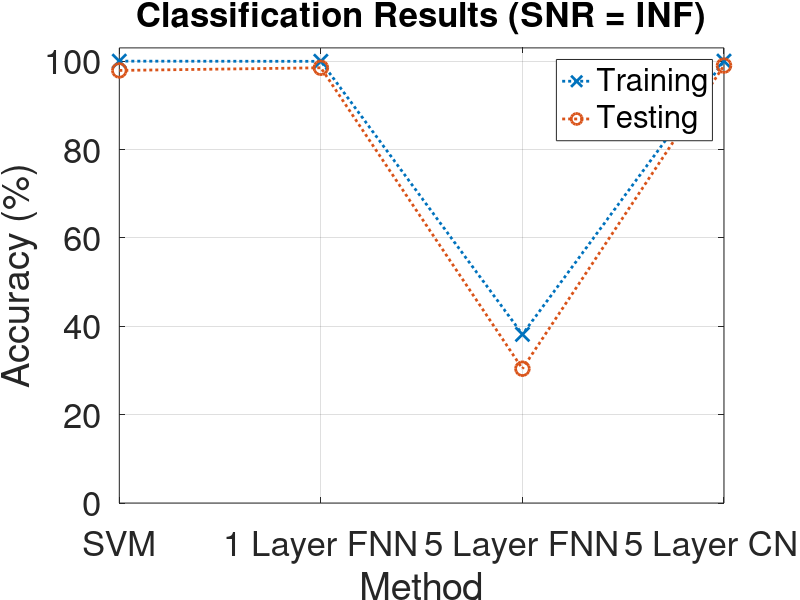

Reproduce this figure in MATLAB. (Note: this script raises an error after producing the figure.)

%Data
cat = {'SVM' '1 Layer FNN' '5 Layer FNN' '5 Layer CNN'};
x = [1,2,3,4];

class_tr = [100 99.96 38.18 100];
class_test = [97.9 98.5 30.4 99];

reg_tr_mape = [2.48 4.21 3.75 2.05];
reg_test_mape = [10.24 6.69 4.67 4.33];
reg_tr_1km = [77.19 69.5 80.77 91.28];
reg_test_1km = [45.9 53.6 77 70.6];

% svm_class_test = [97.9 60.9 3.7 1.7];
% svm_class_tr = [100 82 45.91 99.98];
% fnn1l_class_tr = [99.96 96.6 54.56 99.94];
% fnn1l_class_test = [98.5 82.2 3 1.8];
% fnn5l_class_tr = [38.18 1.06 1.06 1.06];
% fnn5l_class_test = [30.4 1.2 1.3 0.8];
% 
% cnn_class_tr = [100];
% cnn_class_test = [99];
% 
% svm_r_tr_mape = [2.48 43.22 29.83 3.9];
% svm_r_test_mape = [10.24 44.08 50.72 71.5];
% svm_r_tr_1km = [87.7 58.39 55.33 85];
% svm_r_test_1km = [76 58.5 53.8 56.9];
% 
% fnn1l_r_tr_mape = [4.21 32.26 16.6 3.77];
% fnn1l_r_test_mape = [6.69 34.31 31.76 46.32];
% fnn1l_r_tr_1km = [86.41 50.76 60.67 88.98];
% fnn1l_r_test_1km = [80 50.9 70.4 61.2];
% 
% fnn5l_r_tr_mape = [3.75 86.8 86.67 85.59];
% fnn5l_r_test_mape = [4.67 87.17 87.04 85.95];
% fnn5l_r_tr_1km = [91.62 52.33 52.41 53.12];
% fnn5l_r_test_1km = [91.3 52.4 52.4 53.2];
% 
% cnn_r_tr_mape = [3.01];
% cnn_r_test_mape = [5.66];
% cnn_r_tr_1km = [99.19];
% cnn_r_test_1km = [90.2];


snr = {'-10' '-5' '0' '5' '10' 'INF'};
x1 = [1,2,3,4,5,6];

%svm_class_tr_snr = [100 100 100 100 100 100];
%svm_class_test_snr = [30 64 86.8 94.8 97 97.9];
cnn_class_tr_snr = [100 99.98 100 100 100 100];
cnn_class_test_snr = [36.1 76 93.5 98.1 98.5 99];

fnn5l_r_tr_mape_snr = [4.41 3.58 3.98 4.03 3.61 3.75];
fnn5l_r_test_mape_snr = [16.38 11.27 8.06 5.83 4.73 4.67];
fnn5l_r_tr_1km_snr = [70.88 78.92 75.39 76.88 82.11 80.77];
fnn5l_r_test_1km_snr = [24.2 35.5 47.9 60.1 70.9 77];

%cnn_r_tr_mape_snr = [3.77 4 2.33 2.88 1.88 2.05];
%cnn_r_test_mape_snr = [13.49 9.54 6.22 4.95 4.03 4.33];
%cnn_r_tr_1km_snr = [96.34 96.06 96.28 98.43 99.3 99.81];
%cnn_r_test_1km_snr = [68.8 75.7 75.9 90.2 90.3 90.6];

%% Classification methods

figure

%subplot(1,2,1)
plot(x,class_tr,':x','MarkerSize',10,'LineWidth',2)
hold on
plot(x,class_test,':o','MarkerSize',10,'LineWidth',2)
%plot(x,fnn5l_class_tr,':x','MarkerSize',10,'LineWidth',2)
%plot(x(1),cnn_class_tr,'d','MarkerSize',16,'LineWidth',2)

set(gca,'xtick',1:4,'xticklabel',cat)
set(gca,'fontsize',25)
title('Classification Results (SNR = INF)','FontSize',25)
grid on

xlabel('Method')
ylabel('Accuracy (%)')
ylim([0 103])
legend('Training', 'Testing')


%% Regression methods

fig = figure;
left_color = [0 0.3 0.7];
right_color = [0.8 0.1 0];
set(fig,'defaultAxesColorOrder',[left_color; right_color]);


%subplot(1,2,1)

yyaxis left
plot(x,reg_tr_mape,'k:x','MarkerSize',10,'LineWidth',2)
hold on
plot(x,reg_test_mape,'k:o','MarkerSize',10,'LineWidth',2)
%plot(x,fnn5l_r_tr_mape,'k:x','MarkerSize',10,'LineWidth',2)
%plot(x(1),cnn_r_tr_mape,'kd','MarkerSize',16,'LineWidth',2)
ylabel('Training MAPE (%)')
ylim([0 103])


plot(x,reg_tr_mape,':x','MarkerSize',10,'LineWidth',2)
hold on
plot(x,reg_test_mape,':o','MarkerSize',10,'LineWidth',2)
%plot(x,fnn5l_r_tr_mape,':x','MarkerSize',10,'LineWidth',2)
%plot(x(1),cnn_r_tr_mape,'d','MarkerSize',16,'LineWidth',2)
ylabel('MAPE (%)')
ylim([0 103])

yyaxis right
plot(x,reg_tr_1km,':+','MarkerSize',10,'LineWidth',2)
hold on
plot(x,reg_test_1km,':o','MarkerSize',10,'LineWidth',2)
%plot(x,fnn5l_r_tr_1km,':x','MarkerSize',10,'LineWidth',2)
%plot(x(1),cnn_r_tr_1km,'d','MarkerSize',16,'LineWidth',2)
ylabel('% within 1km of Actual')
ylim([0 103])

set(gca,'xtick',1:4,'xticklabel',cat)
set(gca,'fontsize',25)
grid on

xlabel('Method')
title('Regression Results (SNR = INF)','FontSize',25)

legend('Training','Testing')



%% classification SNR

figure
title('Classification Results with SNR','FontSize',25)

plot(x1,cnn_class_tr_snr,':x','MarkerSize',10,'LineWidth',2)
hold on
plot(x1,cnn_class_test_snr,':o','MarkerSize',10,'LineWidth',2)

set(gca,'xtick',1:6,'xticklabel',snr)
set(gca,'fontsize',25)
grid on

xlabel('SNR (dB)')
ylabel('Accuracy (%)')
ylim([0 103])
legend('Training','Testing')

title('CNN Classification with SNR','FontSize',25)

%% Regression SNR
fig = figure;
left_color = [0 0.3 0.7];
right_color = [0.8 0.1 0];
set(fig,'defaultAxesColorOrder',[left_color; right_color]);


yyaxis left
plot(x1,fnn5l_r_tr_mape_snr,'k:x','MarkerSize',10,'LineWidth',2)
hold on
plot(x1,fnn5l_r_test_mape_snr,'k:o','MarkerSize',10,'LineWidth',2)
ylabel('MAPE (%)')
ylim([0 103])

plot(x1,fnn5l_r_tr_mape_snr,':x','MarkerSize',10,'LineWidth',2)
hold on
plot(x1,fnn5l_r_test_mape_snr,':o','MarkerSize',10,'LineWidth',2)
ylabel('MAPE (%)')
ylim([0 103])

yyaxis right
plot(x1,fnn5l_r_tr_1km_snr,':x','MarkerSize',10,'LineWidth',2)
hold on
plot(x1,fnn5l_r_test_1km_snr,':o','MarkerSize',10,'LineWidth',2)
ylabel('% within 1km of Actual')
ylim([0 103])

set(gca,'xtick',1:6,'xticklabel',snr)
set(gca,'fontsize',25)
grid on

xlabel('SNR (dB)')
title('5-Layer FNN Regression with SNR','FontSize',25)

legend('Training','Testing')


%% SSP data

SSP_var = [0 0.1 0.25 0.5];
svm_class_ssp = [97.9 25.6 9.3 7];
cnn_class_ssp = [99 23.3 8.2 3.4];

bmfp_mape = [2.86 49.44 66.31 89.41];
bmfp_1km = [98 32.3 16.5 10.2];

mlmmfp_mape = [4.15 50.64 67.49 89.98];
mlmmfp_1km = [97.5 34.7 17.2 9.9];

mcmmfp_mape = [22.34 72.83 96.17 123.45];
mcmmfp_1km = [88.6 37.8 18.9 8.8];

fnn5l_reg_mape = [4.67 6.73 8.5 13.09];
fnn5l_reg_1km = [77 55.2 45.2 35.8];

cnn_reg_mape = [5.66 12.28 28.28 52.58];
cnn_reg_1km = [70.6 38.9 24.9 20.5];


%% Class SSP

figure
plot(SSP_var,svm_class_ssp,':+','MarkerSize',10,'LineWidth',2)
hold on
plot(SSP_var,cnn_class_ssp,':d','MarkerSize',10,'LineWidth',2)
title('Classification Results with SSP Deviation (SNR = INF)','FontSize',25)
set(gca,'fontsize',25)
grid on

xlabel('Maximum SSP Deviation Percentage (%)')
ylabel('Testing Accuracy (%)')
ylim([0 103])
legend('SVM','5-Layer CNN')

%% Reg SSP

fig = figure;
left_color = [0 0.3 0.7];
right_color = [0.8 0.1 0];
set(fig,'defaultAxesColorOrder',[left_color; right_color]);

yyaxis left
plot(SSP_var, bmfp_mape, 'k:o','MarkerSize',10,'LineWidth',2)
hold on
plot(SSP_var, mlmmfp_mape, 'k:s','MarkerSize',10,'LineWidth',2)
plot(SSP_var, mcmmfp_mape, 'k:+','MarkerSize',10,'LineWidth',2)
plot(SSP_var, fnn5l_reg_mape, 'k:x','MarkerSize',10,'LineWidth',2)
plot(SSP_var, cnn_reg_mape,'k:d','MarkerSize',10,'LineWidth',2)
ylabel('Testing MAPE (%)')
ylim([0 130])

plot(SSP_var, bmfp_mape, ':o','MarkerSize',10,'LineWidth',2)
hold on
plot(SSP_var, mlmmfp_mape, ':s','MarkerSize',10,'LineWidth',2)
plot(SSP_var, mcmmfp_mape, ':+','MarkerSize',10,'LineWidth',2)
plot(SSP_var, fnn5l_reg_mape, ':x','MarkerSize',10,'LineWidth',2)
plot(SSP_var, cnn_reg_mape,':d','MarkerSize',10,'LineWidth',2)
ylabel('Testing MAPE (%)')
ylim([0 130])

yyaxis right
plot(SSP_var, bmfp_1km, ':o','MarkerSize',10,'LineWidth',2)
hold on
plot(SSP_var, mlmmfp_1km, ':s','MarkerSize',10,'LineWidth',2)
plot(SSP_var, mcmmfp_1km, ':+','MarkerSize',10,'LineWidth',2)
plot(SSP_var, fnn5l_reg_1km, ':x','MarkerSize',10,'LineWidth',2)
plot(SSP_var, cnn_reg_1km,':d','MarkerSize',10,'LineWidth',2)
ylabel('Testing % within 1km of Actual')
ylim([0 130])

title('Regression Results with SSP Deviation (SNR = INF)','FontSize',25)
set(gca,'fontsize',25)
grid on

xlabel('Maximum SSP Deviation Percentage (%)')

legend('Bartlett MFP','MLM MFP','MCM MFP','5-Layer FNN','5-Layer CNN')
